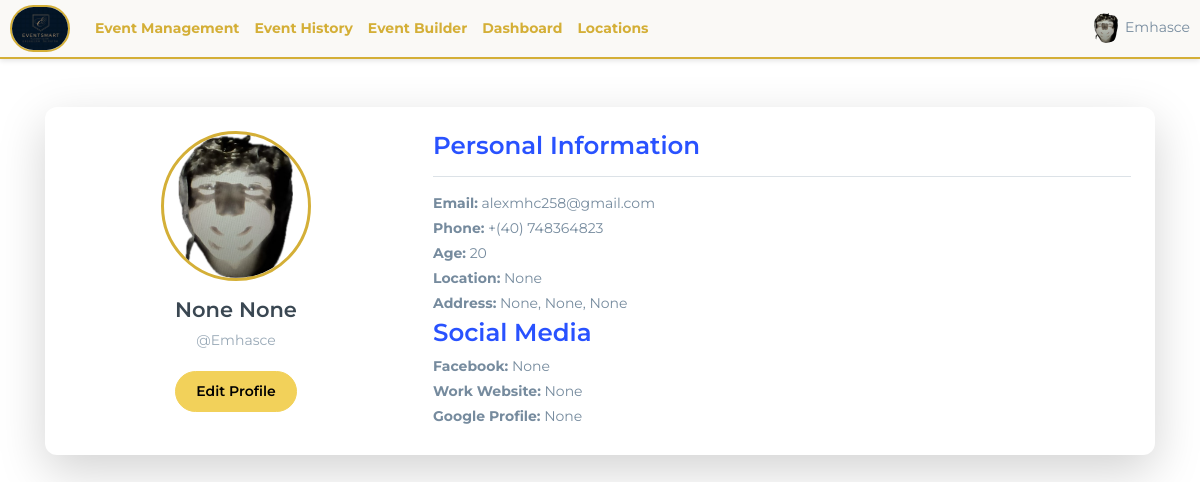
The app's page /organizer-profile/Emhasce/ (signed in), older data.
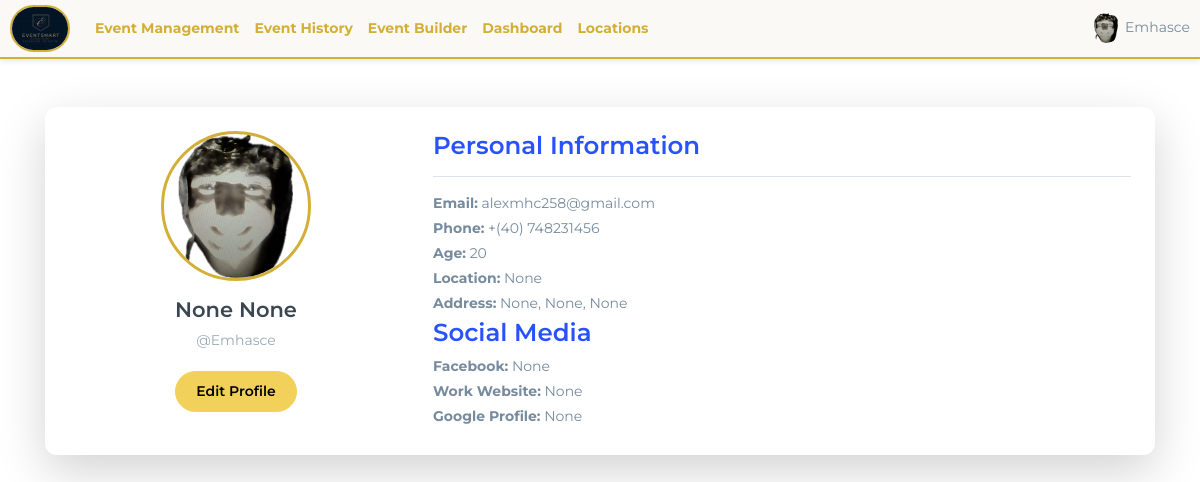
The same page, newer data.
### base/models.py (models this page shows, shortened)
class Profile(models.Model):
    user = models.ForeignKey(User, on_delete=models.CASCADE, null=True, blank=True, default=get_default_user)
    username = models.CharField(max_length=150, unique=True)
    password = models.CharField(max_length=128)
    email = models.EmailField()
    description = models.TextField(null=True, blank=True)
    photo = models.ImageField(upload_to='profile_photos/', null=True, blank=True)
    approved = models.BooleanField(default=False)
    number = models.CharField(max_length=15,default="+(40) 748364823")
    age = models.IntegerField(default=20)
    first_name = models.CharField(null=True, blank=True,max_length=15)
    last_name = models.CharField(null=True, blank=True,max_length=15)
    location = models.CharField(null=True, blank=True,max_length=60)
    street = models.CharField(null=True, blank=True,max_length=100)
    zip_code = models.CharField(null=True, blank=True,max_length=10)
    facebook = models.CharField(null=True, blank=True,max_length=100)
    work_link = models.CharField(null=True, blank=True,max_length=100)
    google_link = models.CharField(null=True, blank=True,max_length=100)
    country = models.CharField(null=True, blank=True,max_length=100)
    created_at = models.DateTimeField(auto_now_add=True)
    USER_TYPE_CHOICES = (
        ('admin', 'Admin'),
        ('organizer', 'Organizer'),
        ('guest', 'Guest'),
        ('staff', 'Staff')
    )
    user_type = models.CharField(
        max_length=20,
        choices=USER_TYPE_CHOICES,
        default='guest'
    )

### base/views.py (the view)
@login_required
def organizer_profile(request, username):
    profile = get_object_or_404(Profile, user__username=username)
    if request.method == 'POST':
        form = ProfileEditForm(request.POST, request.FILES, instance=profile)
        if form.is_valid():
            form.save()
            return redirect('organizer-profile', username=profile.user.username)
    else:
        form = ProfileForm(instance=profile)
    return render(request, 'base/organizer_profile.html', {'profile': profile, 'form': form})

### base/context_processors.py (called while the page is built)
def media_url(request):
    return {
        'MEDIA_URL': settings.MEDIA_URL
    }

### base/templates/base/organizer_profile.html (shortened to what this page needs)
{% extends 'main.html' %}
{% block content %}
<div class="container mt-5">
    <div class="card shadow-lg p-4">
        <div class="row">
            <div class="col-md-4 text-center">
                {% if profile.photo %}
                    <img src="{{ profile.photo.url }}" class="rounded-circle img-fluid" alt="Profile Picture" style="width: 150px; height: 150px; border: 3px solid #D4AF37;">
                {% else %}
                    <img src="/static/images/default_profile.png" class="rounded-circle img-fluid" alt="Profile Picture" style="width: 150px; height: 150px; border: 3px solid #D4AF37;">
                {% endif %}
                <h4 class="mt-3">{{ profile.first_name }} {{ profile.last_name }}</h4>
                <p class="text-muted">@{{ profile.username }}</p>
                <button id="edit-btn" class="btn btn-warning mt-3">Edit Profile</button>
            </div>
            <div class="col-md-8">
                <div id="display-info">
                    <h3 class="text-primary">Personal Information</h3>
                    <hr>
                    <p><strong>Email:</strong> {{ profile.email }}</p>
                    <p><strong>Phone:</strong> {{ profile.number }}</p>
                    <p><strong>Age:</strong> {{ profile.age }}</p>
                    <p><strong>Location:</strong> {{ profile.location }}</p>
                    <p><strong>Address:</strong> {{ profile.street }}, {{ profile.zip_code }}, {{ profile.country }}</p>
                    <h3 class="text-primary">Social Media</h3>
                    <p><strong>Facebook:</strong> {{ profile.facebook }}</p>
                    <p><strong>Work Website:</strong> {{ profile.work_link }}</p>
                    <p><strong>Google Profile:</strong> {{ profile.google_link }}</p>
                </div>
            </div>
        </div>
    </div>
</div>
{% endblock %}

Row changes from the older to the newer data that the page shows:
changed Profile "None": number "+(40) 748364823" → "+(40) 748231456"
